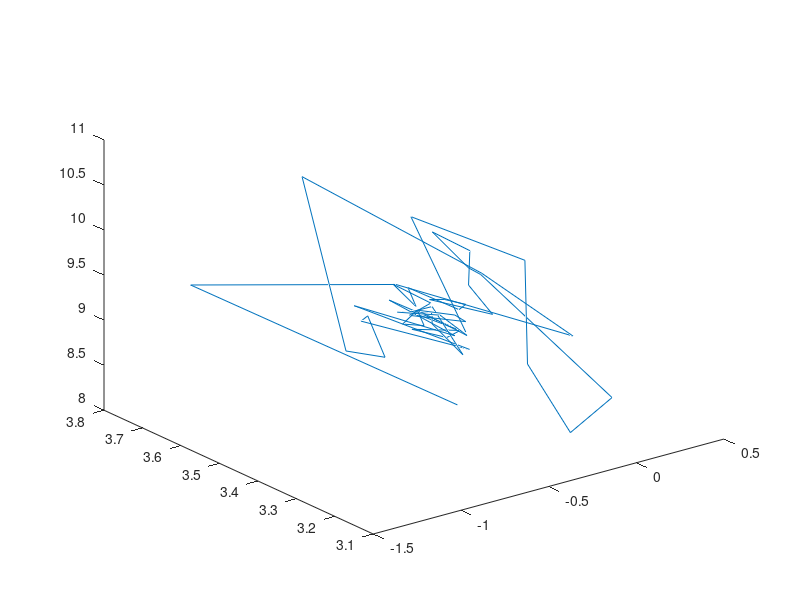
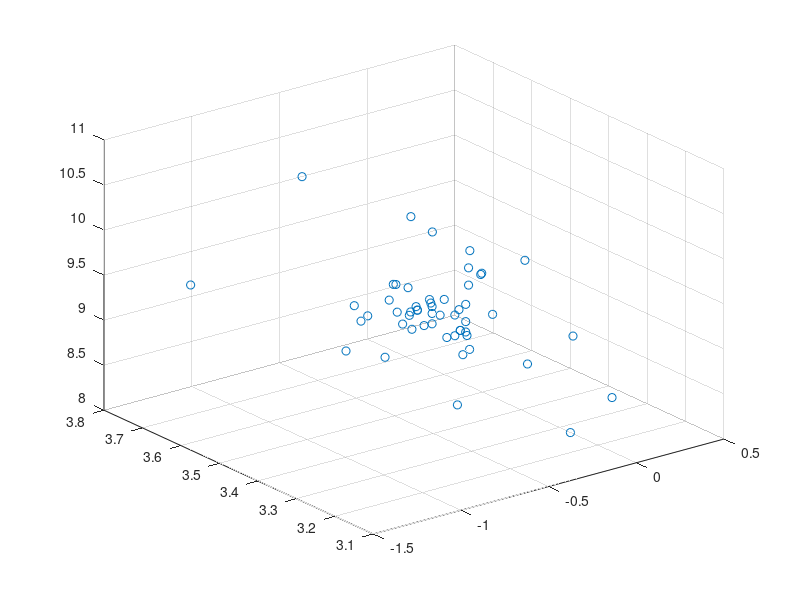

The MATLAB source for these figures, in order:
X = [-0.45984375,-0.2682422,-0.038320314,-0.19160157,-0.11496094,0.038320314,-0.038320314,-0.19160157,-0.22992188,-0.2682422,-0.19160157,-0.3065625,-0.4981641,-0.4981641,-0.45984375,-0.4981641,-0.5364844,-0.5748047,-0.5364844,-0.5748047,-0.613125,-0.45984375,-0.68976563,-0.6514453,-0.6514453,-0.613125,-0.6514453,-0.5364844,-0.68976563,-0.7664063,-0.6514453,-0.6514453,-0.728086,-0.6514453,-0.68976563,-0.5748047,-0.7664063,-0.6514453,-0.5748047,-0.728086,-0.68976563,-0.8430469,-0.68976563,-0.8047266,-0.7664063,-0.9196875,-1.22625,-0.8047266,-0.5364844,-0.2682422,-0.68976563,-1.1879297,-0.8430469];
Y = [3.3338673,3.5637891,3.3721876,3.295547,3.2189064,3.180586,3.4871485,3.4488282,3.5254688,3.410508,3.4488282,3.3338673,3.410508,3.3721876,3.3338673,3.3338673,3.4488282,3.410508,3.4871485,3.3721876,3.410508,3.3338673,3.2572267,3.3721876,3.410508,3.3721876,3.3721876,3.295547,3.295547,3.3721876,3.3338673,3.3338673,3.2189064,3.3338673,3.3721876,3.295547,3.3338673,3.295547,3.295547,3.410508,3.2572267,3.4488282,3.2189064,3.4488282,3.4488282,3.3338673,3.295547,3.6021094,3.2572267,3.1422658,3.410508,3.7170706,3.180586];
Z = [9.235196,9.963282,9.733359,8.813672,8.162227,8.54543,9.350157,9.580078,9.848321,9.8866415,9.388477,9.350157,9.465117,9.541759,9.541759,9.503438,9.541759,9.426797,9.503438,9.541759,9.350157,9.350157,9.69504,9.503438,9.273516,9.311836,9.503438,9.311836,9.618399,9.541759,9.541759,9.426797,9.350157,9.618399,9.503438,9.388477,9.426797,9.350157,9.388477,9.580078,9.465117,9.503438,9.388477,9.311836,9.350157,9.196876,9.503438,10.614727,10.078242,9.465117,9.733359,9.388477,8.928633];
h1 = figure;
plot3(X,Y,Z);
h2 = figure;
scatter3(X,Y,Z);
